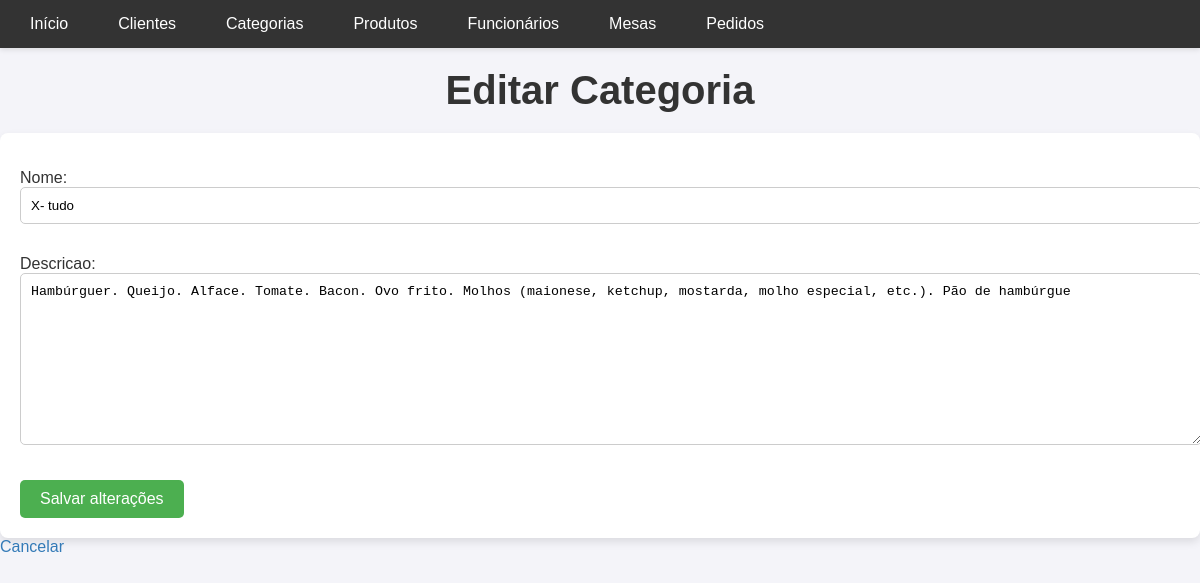
The page /categoria/edit/3/ on the database its author committed.
### gerenciamento/models.py (models this page shows, shortened)
class Categoria(models.Model):
    nome = models.CharField(max_length=50)
    descricao = models.TextField(blank=True, null=True)

### gerenciamento/views.py (the view)
# urls.py: path('categoria/edit/<int:pk>/', views.editar_categoria, name='editar_categoria'),
def editar_categoria(request, pk):
    categoria = get_object_or_404(Categoria, pk=pk)
    if request.method == 'POST':
        form = CategoriaForm(request.POST, instance=categoria)
        if form.is_valid():
            form.save()
            return redirect('listar_categorias')
    else:
        form = CategoriaForm(instance=categoria)
    return render(request, 'gerenciamento/categoria/edit.html', {'form': form})

### gerenciamento/forms.py
class CategoriaForm(forms.ModelForm):
    class Meta:
        model = Categoria
        fields = '__all__'

### gerenciamento/templates/gerenciamento/categoria/edit.html (shortened to what this page needs)
{% extends 'gerenciamento/base.html' %}
{% block content %}
<h1>Editar Categoria</h1>
<form method="post">
    {{ form.as_p }}
    <button type="submit">Salvar alterações</button>
</form>
<a href="{% url 'listar_categorias' %}">Cancelar</a>
{% endblock %}

### static/gerenciamento/style.css (style rules this page uses)
body { font-family: 'Arial', sans-serif; margin: 0; padding: 0; background-color: #f4f4f9; color: #333; }
h1 { font-size: 2.5em; text-align: center; color: #333; margin: 20px 0; }
a { color: #337ab7; text-decoration: none; transition: color 0.3s ease; }
button { background-color: #4CAF50; color: white; padding: 10px 20px; border: none; border-radius: 5px; cursor: pointer; font-size: 16px; transition: background-color 0.3s ease; }
form { background-color: #fff; padding: 20px; box-shadow: 0 4px 8px rgba(0, 0, 0, 0.1); border-radius: 8px; }
form input, form select, form textarea { width: 100%; padding: 10px; margin-bottom: 15px; border: 1px solid #ccc; border-radius: 5px; }

### rows shown on the page
Categoria: nome "X- tudo", descricao "Hambúrguer. Queijo. Alface. Tomate. Bacon. Ovo frito. Molhos (maionese, ketchup, mostarda, molho especial, etc.). Pão de hambúrgue"
